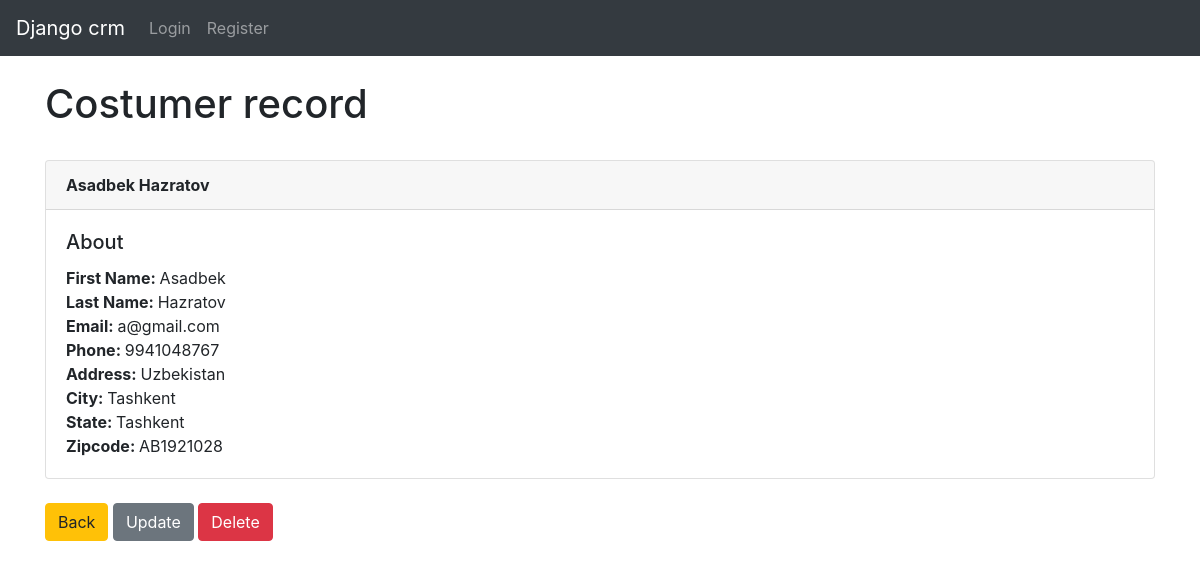
Screenshot of /record/2/ with the database file from the repository.
### app/models.py (models this page shows, shortened)
class Record(models.Model):
    created_at = models.DateTimeField(auto_now_add=True)
    first_name = models.CharField(max_length=50)
    last_name = models.CharField(max_length=50)
    email = models.CharField(max_length=200)
    phone = models.CharField(max_length=50)
    address = models.CharField(max_length=50)
    city = models.CharField(max_length=50)
    state = models.CharField(max_length=50)
    zipcode = models.CharField(max_length=50)

### app/views.py (the view)
# urls.py: path('record/<int:pk>/', views.costumer_record, name="record"),
def costumer_record(request, pk):
    record = Record.objects.get(id=pk)
    return render(request, "record.html", {'record': record})

### app/templates/record.html
{% extends 'base.html' %}
{% block content %}
   <h1>Costumer record</h1> <br>
   <div class="card">
      <div class="card-header">
        <strong>{{ record.first_name }} {{ record.last_name }}</strong>
      </div>
          <div class="card-body">
            <h5 class="card-title">About</h5>
            <p class="card-text">
                <strong>First Name: </strong>{{ record.first_name }}<br>
                <strong>Last Name: </strong>{{ record.last_name }}<br>
                <strong>Email: </strong>{{ record.email }}<br>
                <strong>Phone: </strong>{{ record.phone }}<br>
                <strong>Address: </strong>{{ record.address }}<br>
                <strong>City: </strong>{{ record.city }}<br>
                <strong>State: </strong>{{ record.state }}<br>
                <strong>Zipcode: </strong>{{ record.zipcode }}<br>
            </p>
          </div>
    </div>
<br>
        <p>
           <a href="{% url 'home' %}" class="btn btn-warning">Back</a>
              <a href="{% url 'update' record.id %}" class="btn btn-secondary">Update</a>
              <a href="{% url 'delete' record.id %}" class="btn btn-danger">Delete</a>
        </p>
{% endblock content %}

### rows the page displays
Record: first_name "Asadbek", last_name "Hazratov", email "a@gmail.com", phone "9941048767", address "Uzbekistan", city "Tashkent", state "Tashkent", zipcode "AB1921028"
